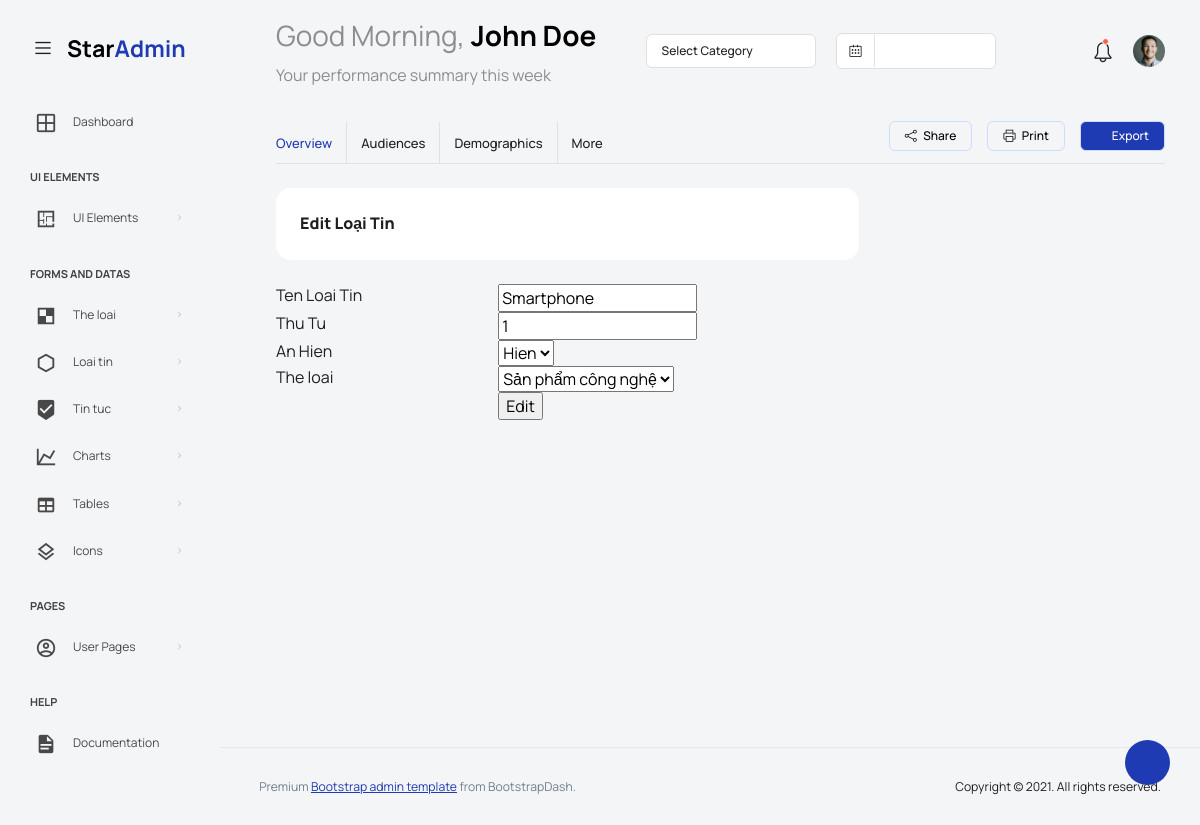
Page /phpk43/admin/edit_loaitin.php?idLT=1 (signed in) on the committed database.
### tables this page shows
CREATE TABLE `loaitin` (
  `idLT` int(11) NOT NULL,
  `Ten` varchar(255) NOT NULL,
  `ThuTu` int(11) DEFAULT NULL,
  `AnHien` tinyint(4) DEFAULT NULL,
  `idTL` int(11) DEFAULT NULL
);

CREATE TABLE `theloai` (
  `idTL` int(11) NOT NULL,
  `TenTL` varchar(255) NOT NULL,
  `ThuTu` int(11) DEFAULT NULL,
  `AnHien` tinyint(4) DEFAULT NULL
);

### phpk43/admin/edit_loaitin.php (the view, shortened to what this page needs)
<?php include "header.php"; ?>
      <div class="main-panel">
        <div class="content-wrapper">
          <div class="row">
            <div class="col-sm-12">
              <div class="home-tab">
                <div class="d-sm-flex align-items-center justify-content-between border-bottom">
                  <ul class="nav nav-tabs" role="tablist">
                    <li class="nav-item">
                      <a class="nav-link active ps-0" id="home-tab" data-bs-toggle="tab" href="#overview" role="tab" aria-controls="overview" aria-selected="true">Overview</a>
                    </li>
                    <li class="nav-item">
                      <a class="nav-link" id="profile-tab" data-bs-toggle="tab" href="#audiences" role="tab" aria-selected="false">Audiences</a>
                    </li>
                    <li class="nav-item">
                      <a class="nav-link" id="contact-tab" data-bs-toggle="tab" href="#demographics" role="tab" aria-selected="false">Demographics</a>
                    </li>
                    <li class="nav-item">
                      <a class="nav-link border-0" id="more-tab" data-bs-toggle="tab" href="#more" role="tab" aria-selected="false">More</a>
                    </li>
                  </ul>
                  <div>
                    <div class="btn-wrapper">
                      <a href="#" class="btn btn-otline-dark align-items-center"><i class="icon-share"></i> Share</a>
                      <a href="#" class="btn btn-otline-dark"><i class="icon-printer"></i> Print</a>
                      <a href="#" class="btn btn-primary text-white me-0"><i class="icon-download"></i> Export</a>
                    </div>
                  </div>
                </div>
                <div class="tab-content tab-content-basic">
                  <div class="tab-pane fade show active" id="overview" role="tabpanel" aria-labelledby="overview">
                    <div class="row">
                      <div class="col-lg-8 d-flex flex-column">
                        <div class="row flex-grow">
                          <div class="col-12 grid-margin stretch-card">
                            <div class="card card-rounded">
                              <div class="card-body">
                              <h4 class="card-title card-title-dash">Edit loại tin</h4>
                              </div
                            </div>
                          </div>
                        </div>
                      </div>
                    </div>
                    <div class="row">
                        <div class="col-6">
                        <form action="xuly_editloaitin.php" method="get">
                            <?php
                                $idLT = $_GET['idLT'];
                                $str_loaitin = "select*from loaitin where idLT = $idLT";
                                $result_loaitin = $conn->query($str_loaitin);
                                $row_loaitin = $result_loaitin->fetch_assoc();
                                ?>
                                <div class="row">
                                    <div class="col-6">
                                        <label for="">
                                            Ten Loai Tin
                                        </label>
                                    </div>
                                    <div class="col-6">
                                        <input type="text" name = 'tenloaitin' value = "<?php echo $row_loaitin['Ten']; ?>">
                                    </div>
                                    <div class="col-6">
                                        <label for="">
                                            Thu Tu
                                        </label>
                                    </div>
                                    <div class="col-6">
                                        <input type="text" name = 'thutu' value = "<?php echo $row_loaitin['ThuTu']; ?>">
                                    </div>
                                    <div class="col-6">
                                        <label for="">
                                            An Hien
                                        </label>
                                    </div>
                                    <div class="col-6">
                                        <select name="anhien" id="">
                                            <option value="1" <?php if($row_loaitin['AnHien'] == 1) echo "selected"; ?>>Hien</option>
                                        </select>
                                    </div>
                                    <div class="col-6">
                                        <label for="">
                                            The loai
                                        </label>
                                    </div>
                                    <div class="col-6">
                                        <select name="idtheloai" id="">
                                            <?php
                                            $str = "select * from theloai";
                                            $result = $conn->query($str);
                                            while ($row = $result->fetch_assoc()) { ?>
                                                <option <?php if($row_loaitin['idTL'] == $row['idTL']) echo "selected"; ?>
                                                value = "<?php echo $row['idTL']; ?>"><?php echo $row['TenTL']; ?></option>
                                            <?php }
                                            ?>
                                        </select>
                                    </div>
                                    <div class="col-6"></div>
                                    <div class="col-6">
                                        <input type="submit" value="Edit">
                                    </div>
                                </div>
                        </form>
                        </div>
                    </div>
                  </div>
                </div>
              </div>
            </div>
          </div>
        </div>
      </div>
<?php include "footer.php"; ?>

### rows in the picture
loaitin: tenloaitin "Smartphone", thutu "1", anhien "Hien", idtheloai "Sản phẩm công nghệ"
